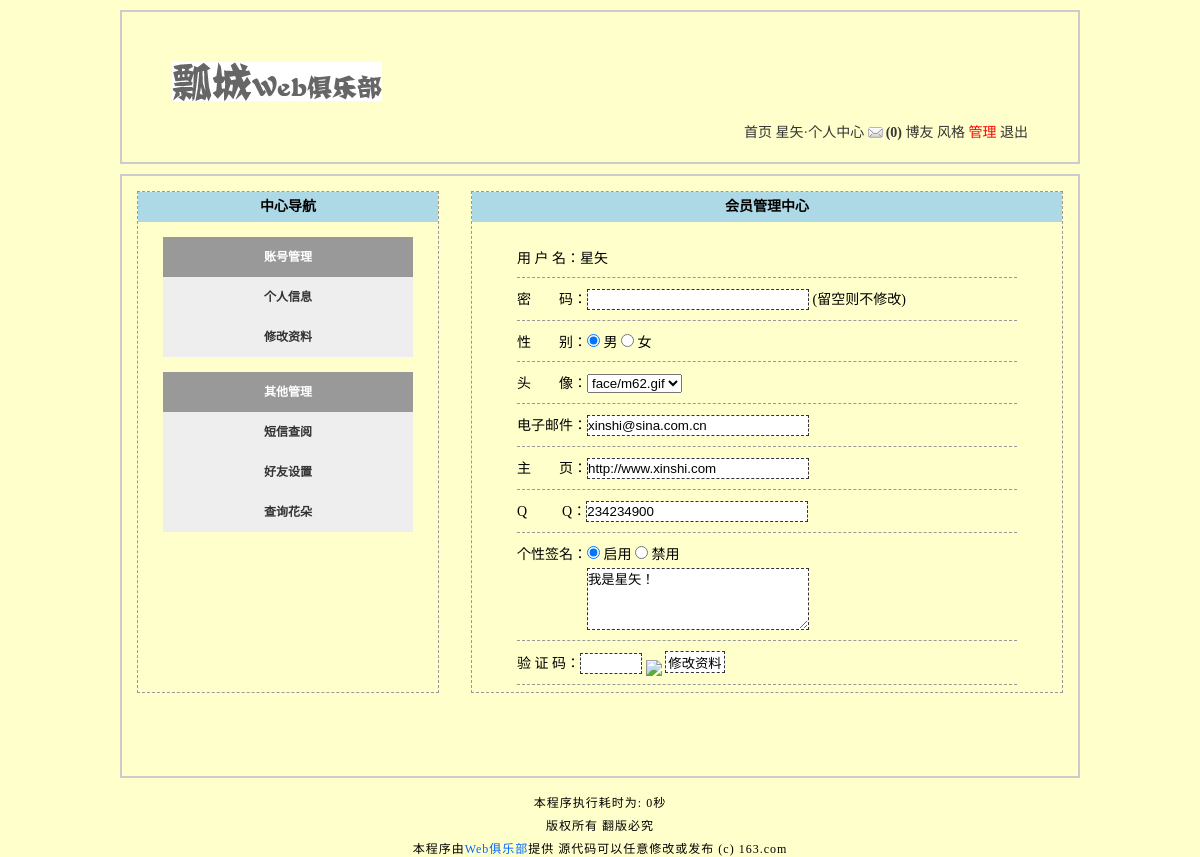
Screenshot of /member_modify.php (signed in) with the database file from the repository.
### tables this page shows
CREATE TABLE `tg_user` (
  `tg_id` mediumint(8) unsigned NOT NULL AUTO_INCREMENT COMMENT '//用户自动编号',
  `tg_uniqid` char(40) NOT NULL COMMENT '//验证身份的唯一标识符',
  `tg_active` char(40) DEFAULT NULL COMMENT '//激活登录用户',
  `tg_username` varchar(20) NOT NULL COMMENT '//用户名',
  `tg_password` char(40) NOT NULL COMMENT '//密码',
  `tg_question` varchar(20) NOT NULL COMMENT '//密码提示',
  `tg_answer` char(40) NOT NULL COMMENT '//密码回答',
  `tg_email` varchar(40) DEFAULT NULL COMMENT '//邮件',
  `tg_qq` varchar(10) DEFAULT NULL COMMENT '//QQ',
  `tg_url` varchar(40) DEFAULT NULL COMMENT '//网址',
  `tg_sex` char(1) NOT NULL COMMENT '//性别',
  `tg_face` char(12) NOT NULL COMMENT '//头像',
  `tg_switch` tinyint(1) unsigned NOT NULL DEFAULT '0' COMMENT '//个性签名开关',
  `tg_autograph` varchar(200) DEFAULT NULL COMMENT '//签名内容',
  `tg_level` tinyint(1) unsigned NOT NULL DEFAULT '0' COMMENT '//会员等级',
  `tg_post_time` varchar(20) NOT NULL DEFAULT '0' COMMENT '//发帖的时间戳',
  `tg_article_time` varchar(20) NOT NULL DEFAULT '0' COMMENT '//回帖的时间戳',
  `tg_reg_time` datetime NOT NULL COMMENT '//注册时间',
  `tg_last_time` datetime NOT NULL COMMENT '//最后登录的时间',
  `tg_last_ip` varchar(20) NOT NULL COMMENT '//最后登录的IP',
  `tg_login_count` smallint(4) unsigned NOT NULL DEFAULT '0' COMMENT '//登录次数',
  PRIMARY KEY (`tg_id`)
);

### includes/mysql.func.php (called while the page is built, shortened)
<?php
function _query($_sql) {
	if (!$_result = mysql_query($_sql)) {
		exit('SQL执行失败'.mysql_error());
	}
	return $_result;
}
function _fetch_array($_sql) {
	return mysql_fetch_array(_query($_sql),MYSQL_ASSOC);
}
?>

### includes/global.func.php (called while the page is built, shortened)
<?php
function _html($_string) {
	if (is_array($_string)) {
		foreach ($_string as $_key => $_value) {
			$_string[$_key] = _html($_value);
		}
	} else {
		$_string = htmlspecialchars($_string);
	}
	return $_string;
}
?>

### member_modify.php (the view, shortened to what this page needs)
<?php
require dirname(__FILE__).'/includes/common.inc.php';
if (isset($_COOKIE['username'])) {
	$_rows = _fetch_array("SELECT tg_switch,tg_autograph,tg_username,tg_sex,tg_face,tg_email,tg_url,tg_qq FROM tg_user WHERE tg_username='{$_COOKIE['username']}'");
	if ($_rows) {
		$_html= array();
		$_html['username'] = $_rows['tg_username'];
		$_html['sex'] = $_rows['tg_sex'];
		$_html['face'] = $_rows['tg_face'];
		$_html['email'] = $_rows['tg_email'];
		$_html['url'] = $_rows['tg_url'];
		$_html['qq'] = $_rows['tg_qq'];
		$_html['switch'] = $_rows['tg_switch'];
		$_html['autograph'] = $_rows['tg_autograph'];
		$_html = _html($_html);
		if ($_html['sex'] == '男') {
			$_html['sex_html'] = '<input type="radio" name="sex" value="男" checked="checked" /> 男 <input type="radio" name="sex" value="女" /> 女';
		} elseif ($_html['sex'] == '女') {
			$_html['sex_html'] = '<input type="radio" name="sex" value="男" /> 男 <input type="radio" name="sex" value="女" checked="checked" /> 女';
		}
		$_html['face_html'] = '<select name="face">';
		foreach (range(1,9) as $_num) {
			if ($_html['face'] == 'face/m0'.$_num.'.gif') {
				$_html['face_html'] .= '<option value="face/m0'.$_num.'.gif" selected="selected">face/m0'.$_num.'.gif</option>';
			} else {
				$_html['face_html'] .= '<option value="face/m0'.$_num.'.gif">face/m0'.$_num.'.gif</option>';
			}
		}
		foreach (range(10,64) as $_num) {
			if ($_html['face'] == 'face/m'.$_num.'.gif') {
				$_html['face_html'] .= '<option value="face/m'.$_num.'.gif" selected="selected">face/m'.$_num.'.gif</option>';
			} else {
				$_html['face_html'] .= '<option value="face/m'.$_num.'.gif">face/m'.$_num.'.gif</option>';
			}
		}
		$_html['face_html'] .= '</select>';
		if ($_html['switch'] == 1) {
			$_html['switch_html'] = '<input type="radio" checked="checked" name="switch" value="1" /> 启用 <input type="radio" name="switch" value="0" /> 禁用';
		} elseif ($_html['switch'] == 0) {
			$_html['switch_html'] = '<input type="radio" name="switch" value="1" /> 启用 <input type="radio" name="switch" value="0" checked="checked" /> 禁用';
		}
	} else {
		_alert_back('此用户不存在');
	}
} else {
	_alert_back('非法登录');
}
?>
<!DOCTYPE html PUBLIC "-//W3C//DTD XHTML 1.0 Transitional//EN" "http://www.w3.org/TR/xhtml1/DTD/xhtml1-transitional.dtd">
<html xmlns="http://www.w3.org/1999/xhtml">
<head>
<?php
	require ROOT_PATH.'includes/title.inc.php';
?>
</head>
<body>
<?php
	require ROOT_PATH.'includes/header.inc.php';
?>
<div id="member">
<?php
	require ROOT_PATH.'includes/member.inc.php';
?>
	<div id="member_main">
		<h2>会员管理中心</h2>
		<form method="post" action="?action=modify">
		<dl>
			<dd>用 户 名：<?php echo $_html['username']?></dd>
			<dd>密　　码：<input type="password" class="text" name="password" /> (留空则不修改)</dd>
			<dd>性　　别：<?php echo $_html['sex_html']?></dd>
			<dd>头　　像：<?php echo $_html['face_html']?></dd>
			<dd>电子邮件：<input type="text" class="text" name="email" value="<?php echo $_html['email']?>" /></dd>
			<dd>主　　页：<input type="text" class="text" name="url" value="<?php echo $_html['url']?>" /></dd>
			<dd>Q 　 　Q：<input type="text" class="text" name="qq" value="<?php echo $_html['qq']?>" /></dd>
			<dd>个性签名：<?php echo $_html['switch_html']?>
					<p><textarea name="autograph"><?php echo $_html['autograph']?></textarea></p>
			</dd>
			<dd>验 证 码：<input type="text" name="code" class="text yzm"  /> <img src="code.php" id="code" onclick="javascript:this.src='code.php?tm='+Math.random();" /> <input type="submit" class="submit" value="修改资料" /></dd>
		</dl>
		</form>
	</div>
</div>
<?php
	require ROOT_PATH.'includes/footer.inc.php';
?>
</body>
</html>

### styles/3/basic.css (style rules this page uses)
* { padding:0; margin:0; }
body { width:960px; margin:0 auto; background:#ffc; font-size:14px; }
h2 { font-size:14px; background:lightblue; height:25px; line-height:25px; text-indent:10px; }
#header ul li a { text-decoration:none; color:#333; }
#header ul li strong.noread { background:url(../../images/noread.gif) no-repeat left center; padding:0 0 0 18px; }
#member { width:auto; height:600px; border:2px solid #ccc; font-size:12px; }
#member h2 { text-indent:0; text-align:center; height:30px; line-height:30px; }
#member #member_main { width:590px; height:550px; margin:15px; border:1px dashed #999; float:right; }

### styles/3/member_modify.css (style rules this page uses)
#member { width:auto; height:600px; border:2px solid #ccc; font-size:12px; }
#member h2 { text-indent:0; text-align:center; height:30px; line-height:30px; }
#member #member_main { width:590px; height:500px; margin:15px; border:1px dashed #999; float:right; }
#member #member_main dl { width:500px; margin:15px auto; font-size:14px; }
#member #member_main dl dd { padding:10px 0; border-bottom:1px dashed #999; }
#member #member_main dl dd p textarea { width:220px; height:60px; border:1px dashed #333; background:#fff; margin:5px 0 0 70px; }
#member #member_main dl dd input.text { width:220px; height:19px; border:1px dashed #333; background:#fff; }
#member #member_main dl dd input.yzm { width:60px; }
#member #member_main dl dd img#code { position:relative; top:8px; cursor:pointer; }
#member #member_main dl dd input.submit { width:60px; height:22px; border:1px dashed #333; background:#fff; cursor:pointer; }

### rows the page displays
tg_user: tg_username "星矢", email "xinshi@sina.com.cn", url "http://www.xinshi.com", qq "234234900", autograph "我是星矢！"

### other values shown
$_COOKIE['username'] "星矢"
$GLOBALS['message'] "(0)"
_runtime() - START_TIME "0"
